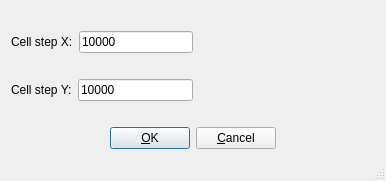
<?xml version="1.0" encoding="UTF-8"?>
<ui version="4.0">
 <class>bsViewer2DOptions</class>
 <widget class="QDialog" name="bsViewer2DOptions">
  <property name="windowModality">
   <enum>Qt::WindowModal</enum>
  </property>
  <property name="geometry">
   <rect>
    <x>0</x>
    <y>0</y>
    <width>386</width>
    <height>181</height>
   </rect>
  </property>
  <property name="sizePolicy">
   <sizepolicy hsizetype="Preferred" vsizetype="Preferred">
    <horstretch>0</horstretch>
    <verstretch>0</verstretch>
   </sizepolicy>
  </property>
  <property name="windowTitle">
   <string>Viewer 2D Options</string>
  </property>
  <property name="sizeGripEnabled">
   <bool>true</bool>
  </property>
  <layout class="QVBoxLayout">
   <property name="spacing">
    <number>6</number>
   </property>
   <property name="leftMargin">
    <number>11</number>
   </property>
   <property name="topMargin">
    <number>11</number>
   </property>
   <property name="rightMargin">
    <number>11</number>
   </property>
   <property name="bottomMargin">
    <number>11</number>
   </property>
   <item>
    <layout class="QHBoxLayout">
     <item>
      <layout class="QHBoxLayout">
       <property name="spacing">
        <number>6</number>
       </property>
       <property name="leftMargin">
        <number>0</number>
       </property>
       <property name="topMargin">
        <number>0</number>
       </property>
       <property name="rightMargin">
        <number>0</number>
       </property>
       <property name="bottomMargin">
        <number>0</number>
       </property>
       <item>
        <widget class="QLabel" name="TextLabel2">
         <property name="text">
          <string>Cell step X:</string>
         </property>
         <property name="wordWrap">
          <bool>false</bool>
         </property>
        </widget>
       </item>
       <item>
        <widget class="QLineEdit" name="m_cell_stepX">
         <property name="text">
          <string>10000</string>
         </property>
        </widget>
       </item>
      </layout>
     </item>
     <item>
      <spacer name="Spacer2">
       <property name="orientation">
        <enum>Qt::Horizontal</enum>
       </property>
       <property name="sizeType">
        <enum>QSizePolicy::Expanding</enum>
       </property>
       <property name="sizeHint" stdset="0">
        <size>
         <width>20</width>
         <height>20</height>
        </size>
       </property>
      </spacer>
     </item>
    </layout>
   </item>
   <item>
    <layout class="QHBoxLayout">
     <item>
      <layout class="QHBoxLayout">
       <property name="spacing">
        <number>6</number>
       </property>
       <property name="leftMargin">
        <number>0</number>
       </property>
       <property name="topMargin">
        <number>0</number>
       </property>
       <property name="rightMargin">
        <number>0</number>
       </property>
       <property name="bottomMargin">
        <number>0</number>
       </property>
       <item>
        <widget class="QLabel" name="TextLabel2_2">
         <property name="text">
          <string>Cell step Y:</string>
         </property>
         <property name="wordWrap">
          <bool>false</bool>
         </property>
        </widget>
       </item>
       <item>
        <widget class="QLineEdit" name="m_cell_stepY">
         <property name="text">
          <string>10000</string>
         </property>
        </widget>
       </item>
      </layout>
     </item>
     <item>
      <spacer name="Spacer3">
       <property name="orientation">
        <enum>Qt::Horizontal</enum>
       </property>
       <property name="sizeType">
        <enum>QSizePolicy::Expanding</enum>
       </property>
       <property name="sizeHint" stdset="0">
        <size>
         <width>20</width>
         <height>20</height>
        </size>
       </property>
      </spacer>
     </item>
    </layout>
   </item>
   <item>
    <layout class="QHBoxLayout">
     <property name="spacing">
      <number>6</number>
     </property>
     <property name="leftMargin">
      <number>0</number>
     </property>
     <property name="topMargin">
      <number>0</number>
     </property>
     <property name="rightMargin">
      <number>0</number>
     </property>
     <property name="bottomMargin">
      <number>0</number>
     </property>
     <item>
      <spacer name="Horizontal Spacing2">
       <property name="orientation">
        <enum>Qt::Horizontal</enum>
       </property>
       <property name="sizeType">
        <enum>QSizePolicy::Expanding</enum>
       </property>
       <property name="sizeHint" stdset="0">
        <size>
         <width>20</width>
         <height>20</height>
        </size>
       </property>
      </spacer>
     </item>
     <item>
      <widget class="QPushButton" name="buttonOk">
       <property name="text">
        <string>&amp;OK</string>
       </property>
       <property name="autoDefault">
        <bool>true</bool>
       </property>
       <property name="default">
        <bool>true</bool>
       </property>
      </widget>
     </item>
     <item>
      <widget class="QPushButton" name="buttonCancel">
       <property name="text">
        <string>&amp;Cancel</string>
       </property>
       <property name="autoDefault">
        <bool>true</bool>
       </property>
      </widget>
     </item>
     <item>
      <spacer name="Horizontal Spacing2_2">
       <property name="orientation">
        <enum>Qt::Horizontal</enum>
       </property>
       <property name="sizeType">
        <enum>QSizePolicy::Expanding</enum>
       </property>
       <property name="sizeHint" stdset="0">
        <size>
         <width>20</width>
         <height>20</height>
        </size>
       </property>
      </spacer>
     </item>
    </layout>
   </item>
  </layout>
 </widget>
 <layoutdefault spacing="6" margin="11"/>
 <pixmapfunction>qPixmapFromMimeSource</pixmapfunction>
 <resources/>
 <connections>
  <connection>
   <sender>buttonOk</sender>
   <signal>clicked()</signal>
   <receiver>bsViewer2DOptions</receiver>
   <slot>accept()</slot>
   <hints>
    <hint type="sourcelabel">
     <x>20</x>
     <y>20</y>
    </hint>
    <hint type="destinationlabel">
     <x>20</x>
     <y>20</y>
    </hint>
   </hints>
  </connection>
  <connection>
   <sender>buttonCancel</sender>
   <signal>clicked()</signal>
   <receiver>bsViewer2DOptions</receiver>
   <slot>reject()</slot>
   <hints>
    <hint type="sourcelabel">
     <x>20</x>
     <y>20</y>
    </hint>
    <hint type="destinationlabel">
     <x>20</x>
     <y>20</y>
    </hint>
   </hints>
  </connection>
 </connections>
</ui>
